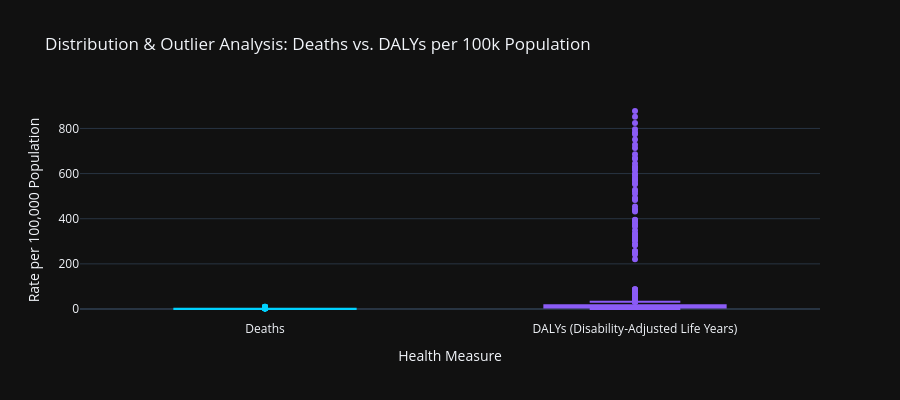

Here is the notebook cell this chart was saved with:
### Markdown cell above
## 3. Comprehensive Descriptive Statistics
We analyze the core statistical moments (Mean, Median, Standard Deviation, Skewness, Kurtosis, and Interquartile Range) for raw health burden values (`val`) and population-adjusted rates (`burden_per_100k`).

### Code cell
# Calculate deep descriptive statistics
desc_stats = df[['val', 'burden_per_100k', 'pm2_5', 'gdp_growth', 'inflation']].describe()
desc_stats.loc['skewness'] = df[['val', 'burden_per_100k', 'pm2_5', 'gdp_growth', 'inflation']].skew()
desc_stats.loc['kurtosis'] = df[['val', 'burden_per_100k', 'pm2_5', 'gdp_growth', 'inflation']].kurt()
desc_stats.loc['IQR'] = desc_stats.loc['75%'] - desc_stats.loc['25%']

print("=== Core Descriptive Statistics Summary ===")
display(desc_stats.round(2))

# Graph: Box plot distribution of burden rates by Measure type
fig_desc = px.box(df, x="measure", y="burden_per_100k", color="measure",
                  title="Distribution & Outlier Analysis: Deaths vs. DALYs per 100k Population",
                  labels={'burden_per_100k': 'Rate per 100,000 Population', 'measure': 'Health Measure'},
                  color_discrete_sequence=["#00d2ff", "#8b5cf6"], points="outliers")
fig_desc.update_layout(height=400, showlegend=False)
fig_desc.show()

### Figure 1 — Plotly figure (JSON) as saved in the notebook; plotly's stock layout.template omitted (floating-point values rounded to 4 significant figures; data arrays with more than 128 entries replaced by an {"elided": "..."} marker saying what was removed)
{"data": [{"alignmentgroup": "True", "boxpoints": "outliers", "hovertemplate": "Health Measure=%{x}<br>Rate per 100,000 Population=%{y}<extra></extra>", "legendgroup": "Deaths", "marker": {"color": "#00d2ff"}, "name": "Deaths", "notched": false, "offsetgroup": "Deaths", "orientation": "v", "showlegend": true, "type": "box", "x": {"elided": "2072 str values"}, "x0": " ", "xaxis": "x", "y": {"elided": "2072 float values"}, "y0": " ", "yaxis": "y"}, {"alignmentgroup": "True", "boxpoints": "outliers", "hovertemplate": "Health Measure=%{x}<br>Rate per 100,000 Population=%{y}<extra></extra>", "legendgroup": "DALYs (Disability-Adjusted Life Years)", "marker": {"color": "#8b5cf6"}, "name": "DALYs (Disability-Adjusted Life Years)", "notched": false, "offsetgroup": "DALYs (Disability-Adjusted Life Years)", "orientation": "v", "showlegend": true, "type": "box", "x": {"elided": "2240 str values"}, "x0": " ", "xaxis": "x", "y": {"elided": "2240 float values"}, "y0": " ", "yaxis": "y"}], "layout": {"boxmode": "overlay", "height": 400, "legend": {"title": {"text": "Health Measure"}, "tracegroupgap": 0}, "showlegend": false, "title": {"text": "Distribution & Outlier Analysis: Deaths vs. DALYs per 100k Population"}, "xaxis": {"anchor": "y", "categoryarray": ["Deaths", "DALYs (Disability-Adjusted Life Years)"], "categoryorder": "array", "domain": [0, 1], "title": {"text": "Health Measure"}}, "yaxis": {"anchor": "x", "domain": [0, 1], "title": {"text": "Rate per 100,000 Population"}}}}
